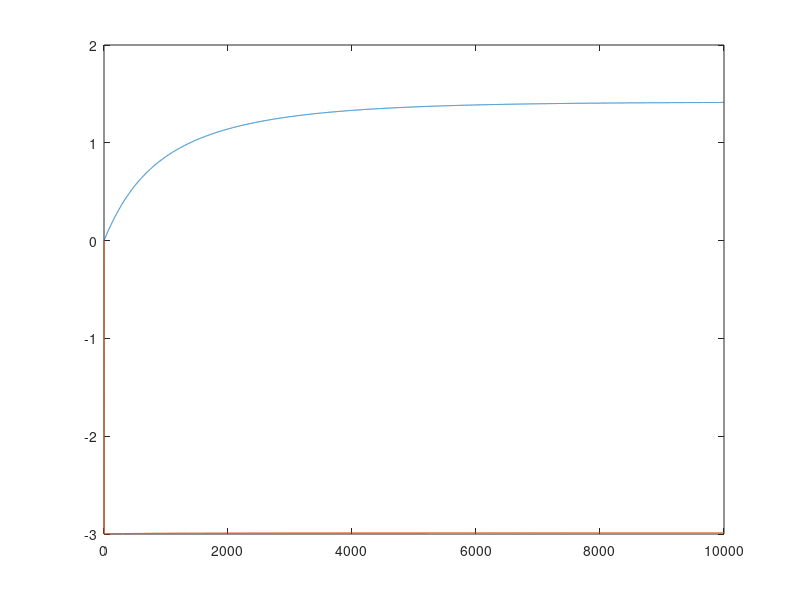

The MATLAB script that drew this image:
%%%%%%%%%%%%%%%%%%%%%%%%%%%%%%%%%%%%%%%%%%%%%%%%%%%%%%%%%%%%%%%%
% Name: Nathaniel Groendyk
% Date:  30 July 2018
%Purpose: See if I got the Math right on my Neural Network.

clear; close;
%z = [-10:0.01:10];
%Oz = 1 ./ (1 + exp(-1*z));
%Oz = exp(-z)./((1+exp(-z)).^2);
%plot (z, Oz);

yx = .8;

b = 0;

%func = 3x

w=-3;

n=.01;
Tout=[ 0 ];
Cout =[ 0];
Wout =[0];
Ozout = [0];
Bout = [ 0 ];
for i = 1: 10000

 Ip=0.01;
  
  %FrwdPass
  z= Ip .*w+b;
  Oz = 1 ./ (1+ exp(-1.*z));
  C = (yx - Oz).^2;
  
  %Backprop: Training
  
  %Calc Cost deriv
  dC = -2 .* (yx -Oz);
  dPho = exp(-1.*z)/((1+exp(-1.*z))^2);
  ErrA = dC .* dPho;
  b = b - ErrA .* n;
  w = w - n.* Ip .* ErrA;
  
  Tout = [ Tout i];
  Wout = [Wout w];
  Cout = [Cout C];
  Ozout = [Ozout Oz];
  Bout = [Bout b];
  
endfor

plot (Tout,Bout,Tout,Wout);
